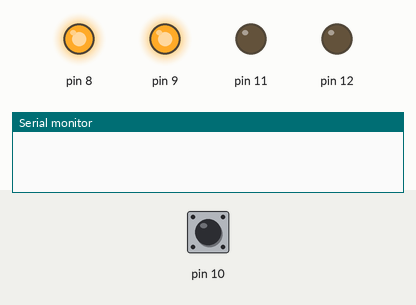
Bench run of a sketch on a simulated Arduino Uno, built with avr-gcc and run on an emulated ATmega328P. Parts: output pins drawn as LEDs (lit = HIGH), the last lines printed to the serial monitor. Inputs (shaded band) come from the test bench; at power-on: pin 10 LOW.

Above: at 0.1 s.
At 1.2 s:
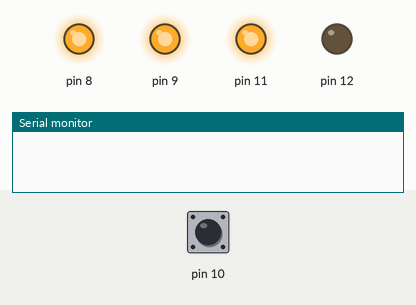
1.3 s: pin 10 pulsed HIGH 5 times (0.12 s each, 0.3 s apart)
At 8.0 s:
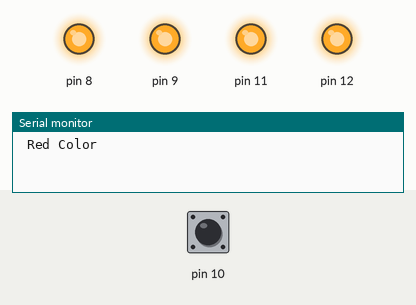
Timing chart, 0 to 11.8 s (numbered marks = the images above; inputs shaded):
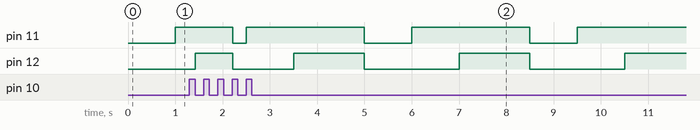

The sketch:

color_sensor.ino
```cpp
int red = 0;
int green = 0;
int blue = 0;

void setup()
{
  Serial.begin(9600);
  pinMode(8, OUTPUT);
  pinMode(9, OUTPUT);
  pinMode(12, OUTPUT);
  pinMode(11, OUTPUT);
  pinMode(10, INPUT);

  digitalWrite(8, HIGH);
  digitalWrite(9, HIGH);
}

void loop()
{
  digitalWrite(12, LOW);
  digitalWrite(11, LOW);
  red = pulseIn(10, digitalRead(10) == HIGH ? LOW : HIGH);
  digitalWrite(11, HIGH);
  blue = pulseIn(10, digitalRead(10) == HIGH ? LOW : HIGH);
  digitalWrite(12, HIGH);
  green = pulseIn(10, digitalRead(10) == HIGH ? LOW : HIGH);

//lcd.clear();
  if (red < blue && red < green && red < 20)
  {
   Serial.println(" Red Color");
   //lcd.print("Red Color");
  }

  else if (blue < red && blue < green)
  {
   Serial.println(" Blue Color");
   //lcd.print("Blue Color");
  }

  else if (green < red && green < blue)
  {
   Serial.println(" Green Color");
   //lcd.print("Green Color");
  }
  delay(500);
 }  
```

Measured:
- by itself, pin 11: repeats every 3.5 s: HIGH 2.5 s, LOW 1.0 s
